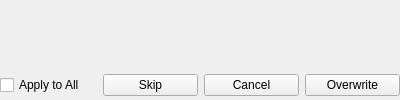
<?xml version="1.0" encoding="UTF-8"?>
<ui version="4.0">
 <class>FileCopyReplaceDialog</class>
 <widget class="QDialog" name="FileCopyReplaceDialog">
  <property name="geometry">
   <rect>
    <x>0</x>
    <y>0</y>
    <width>400</width>
    <height>100</height>
   </rect>
  </property>
  <property name="windowTitle">
   <string>Dialog</string>
  </property>
  <layout class="QVBoxLayout" name="verticalLayout">
   <property name="margin">
    <number>0</number>
   </property>
   <item>
    <layout class="QHBoxLayout" name="horizontalLayout_2">
     <item>
      <widget class="QLabel" name="iconLabel">
       <property name="sizePolicy">
        <sizepolicy hsizetype="Fixed" vsizetype="Preferred">
         <horstretch>0</horstretch>
         <verstretch>0</verstretch>
        </sizepolicy>
       </property>
       <property name="text">
        <string/>
       </property>
      </widget>
     </item>
     <item>
      <widget class="QLabel" name="messageLabel">
       <property name="text">
        <string/>
       </property>
      </widget>
     </item>
    </layout>
   </item>
   <item>
    <layout class="QHBoxLayout" name="horizontalLayout">
     <item>
      <widget class="QCheckBox" name="checkBoxApplyToAll">
       <property name="text">
        <string>Apply to All</string>
       </property>
      </widget>
     </item>
     <item>
      <spacer name="horizontalSpacer">
       <property name="orientation">
        <enum>Qt::Horizontal</enum>
       </property>
       <property name="sizeHint" stdset="0">
        <size>
         <width>32</width>
         <height>30</height>
        </size>
       </property>
      </spacer>
     </item>
     <item>
      <widget class="QPushButton" name="skipButton">
       <property name="sizePolicy">
        <sizepolicy hsizetype="Minimum" vsizetype="Fixed">
         <horstretch>0</horstretch>
         <verstretch>0</verstretch>
        </sizepolicy>
       </property>
       <property name="minimumSize">
        <size>
         <width>95</width>
         <height>0</height>
        </size>
       </property>
       <property name="text">
        <string>Skip</string>
       </property>
       <property name="autoDefault">
        <bool>false</bool>
       </property>
      </widget>
     </item>
     <item>
      <widget class="QPushButton" name="cancelButton">
       <property name="sizePolicy">
        <sizepolicy hsizetype="Minimum" vsizetype="Fixed">
         <horstretch>0</horstretch>
         <verstretch>0</verstretch>
        </sizepolicy>
       </property>
       <property name="minimumSize">
        <size>
         <width>95</width>
         <height>0</height>
        </size>
       </property>
       <property name="text">
        <string>Cancel</string>
       </property>
       <property name="autoDefault">
        <bool>false</bool>
       </property>
      </widget>
     </item>
     <item>
      <widget class="QPushButton" name="overwriteButton">
       <property name="minimumSize">
        <size>
         <width>95</width>
         <height>0</height>
        </size>
       </property>
       <property name="text">
        <string>Overwrite</string>
       </property>
       <property name="autoDefault">
        <bool>false</bool>
       </property>
      </widget>
     </item>
    </layout>
   </item>
  </layout>
 </widget>
 <resources/>
 <connections/>
</ui>
